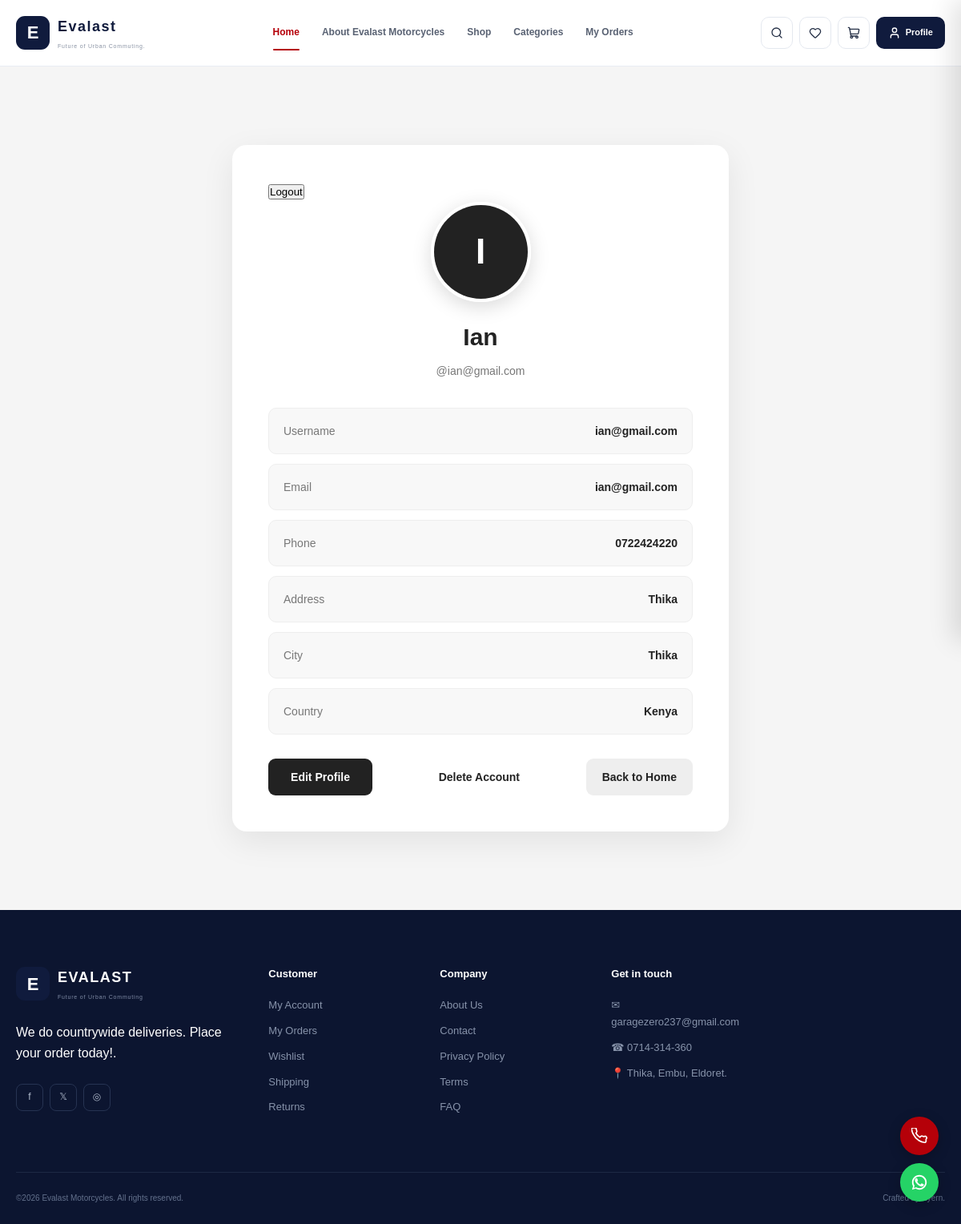
/profile/ (signed in), run on the app's committed database.
### app/models.py (models this page shows, shortened)
class CustomerProfile(models.Model):
    user = models.OneToOneField(
        User,
        on_delete=models.CASCADE,
        related_name='profile'
    )
    full_name = models.CharField(
        max_length=150,
        blank=True,
        null=True
    )
    profile_image = models.ImageField(
        upload_to='profiles/',
        blank=True,
        null=True
    )
    phone = models.CharField(
        max_length=30,
        blank=True,
        null=True
    )
    address = models.TextField(
        blank=True,
        null=True
    )
    city = models.CharField(
        max_length=100,
        blank=True,
        null=True
    )
    country = models.CharField(
        max_length=100,
        blank=True,
        null=True
    )

### app/views/client_views.py (the view)
# urls.py: path('profile/',
@login_required
def profile(request):
    if request.user.is_staff:
        messages.warning(
            request,
            'Admin account cannot access customer profile'
        )
        return redirect("dashboard")
    profile, created = CustomerProfile.objects.get_or_create(
        user=request.user
    )
    return render(
        request,
        "website/profile.html",
        {
            "profile": profile,
        }
    )

### app/views/client_views.py (called while the page is built)
def cart_count(request):
    if request.user.is_authenticated:
        try:
            cart = Cart.objects.get(user=request.user)
            count = sum(
                item.quantity
                for item in cart.items.all()
            )
        except Cart.DoesNotExist:
            count = 0
    else:
        count = 0
    return {
        'cart_count': count
    }

def wishlist_count(request):
    if request.user.is_authenticated:
        count = Wishlist.objects.filter(
            user=request.user
        ).count()
    else:
        count = 0
    return {
        'wishlist_count': count
    }

### templates/website/profile.html (shortened to what this page needs)
{% extends 'website/base.html' %}
{% load static %}
{% block extra_css %}
    <link rel="stylesheet" href="{% static 'website/css/profile.css' %}">
{% endblock %}
{% block main %}
<div class="profile-container">
    <div class="profile-card">
        <form method="POST" action="{% url 'logout' %}">
                <button type="submit">Logout</button>
            </form>
        <div class="profile-header">
            <div class="profile-image">
                {% if profile.profile_image %}
                    <img
                        src="{{ profile.profile_image.url }}"
                        alt="Profile Image"
                    >
                {% else %}
                    <div class="default-profile">
                        {% if profile.full_name %}
                            {{ profile.full_name|first|upper }}
                        {% else %}
                            {{ user.username|first|upper }}
                        {% endif %}
                    </div>
                {% endif %}
            </div>
            <h1>
                {{ profile.full_name|default:user.username }}
            </h1>
            <p>
                @{{ user.username }}
            </p>
        </div>
        <div class="profile-info">
            <div class="info-item">
                <span>Username</span>
                <strong>
                    {{ user.username }}
                </strong>
            </div>
            <div class="info-item">
                <span>Email</span>
                <strong>
                    {{ user.email }}
                </strong>
            </div>
            <div class="info-item">
                <span>Phone</span>
                <strong>
                    {{ profile.phone|default:"Not set" }}
                </strong>
            </div>
            <div class="info-item">
                <span>Address</span>
                <strong>
                    {{ profile.address|default:"Not set" }}
                </strong>
            </div>
            <div class="info-item">
                <span>City</span>
                <strong>
                    {{ profile.city|default:"Not set" }}
                </strong>
            </div>
            <div class="info-item">
                <span>Country</span>
                <strong>
                    {{ profile.country|default:"Not set" }}
                </strong>
            </div>
        </div>
        <div class="profile-actions">
            <a href="{% url 'edit_profile' %}">
                Edit Profile
            </a>
            <a href="{% url 'delete_profile' %}">
                Delete Account
            </a>
            <a href="{% url 'index' %}">
                Back to Home
            </a>
        </div>
    </div>
</div>
{% endblock %}

### static/website/css/home.css (style rules this page uses)
:root { --primary: #172554; --primary-light: #B50009; --accent: #f59e0b; --accent-dark: #d97706; --dark: #111827; --text: #374151; --muted: #6b7280; --white: #ffffff; --light: #f8fafc; --border: #e5e7eb; --radius-sm: 10px; --radius-md: 16px; --radius-lg: 24px; --shadow-sm: 0 5px 20px rgba(15, 23, 42, .06); --shadow-md: 0 15px 40px rgba(15, 23, 42, .10); --shadow-lg: 0 25px 70px rgba(15, 23, 42, .15); }
* { margin: 0; padding: 0; box-sizing: border-box; }
html { scroll-behavior: smooth; }
body { font-family: "Inter", "Poppins", Arial, sans-serif; background: var(--white); color: var(--dark); line-height: 1.6; }
a { text-decoration: none; color: inherit; }
button, input { font-family: inherit; }

### static/website/css/profile.css (style rules this page uses)
* { margin: 0; padding: 0; box-sizing: border-box; }
body { font-family: Arial, sans-serif; background: #f5f5f5; color: #222; }
.profile-container { min-height: calc(100vh - 80px); display: flex; justify-content: center; align-items: center; padding: 50px 20px; }
.profile-card { width: 100%; max-width: 620px; background: #fff; padding: 45px; border-radius: 18px; box-shadow: 0 12px 40px rgba(0, 0, 0, 0.08); }
.profile-header { text-align: center; margin-bottom: 35px; }
.profile-image { width: 125px; height: 125px; margin: 0 auto 20px; border-radius: 50%; overflow: hidden; border: 4px solid #fff; box-shadow: 0 6px 25px rgba(0, 0, 0, 0.15); }
.default-profile { width: 100%; height: 100%; display: flex; align-items: center; justify-content: center; background: #222; color: #fff; font-size: 44px; font-weight: 600; text-transform: uppercase; }
.profile-header h1 { font-size: 30px; font-weight: 600; margin-bottom: 7px; }
.profile-header p { color: #777; font-size: 14px; }
.profile-info { display: flex; flex-direction: column; gap: 12px; }
.info-item { display: flex; justify-content: space-between; align-items: center; min-height: 58px; padding: 15px 18px; background: #f8f8f8; border: 1px solid #eeeeee; border-radius: 10px; transition: 0.2s ease; }
.info-item span { color: #777; font-size: 14px; }
.info-item strong { max-width: 60%; color: #222; font-size: 14px; font-weight: 600; text-align: right; overflow-wrap: anywhere; }
.profile-actions { display: flex; justify-content: space-between; align-items: center; gap: 15px; margin-top: 30px; }
.profile-actions a { display: inline-flex; justify-content: center; align-items: center; min-width: 130px; padding: 12px 20px; border-radius: 9px; text-decoration: none; font-size: 14px; font-weight: 600; transition: 0.2s ease; }
.profile-actions a:first-child { background: #222; color: #fff; }
.profile-actions a:last-child { background: #eeeeee; color: #222; }

### data on the page
CustomerProfile: full_name|first "I", full_name "Ian", phone "0722424220", address "Thika", city "Thika", country "Kenya"

### other printed values
{{ user.username }} "ian@gmail.com"
{{ user.email }} "ian@gmail.com"
